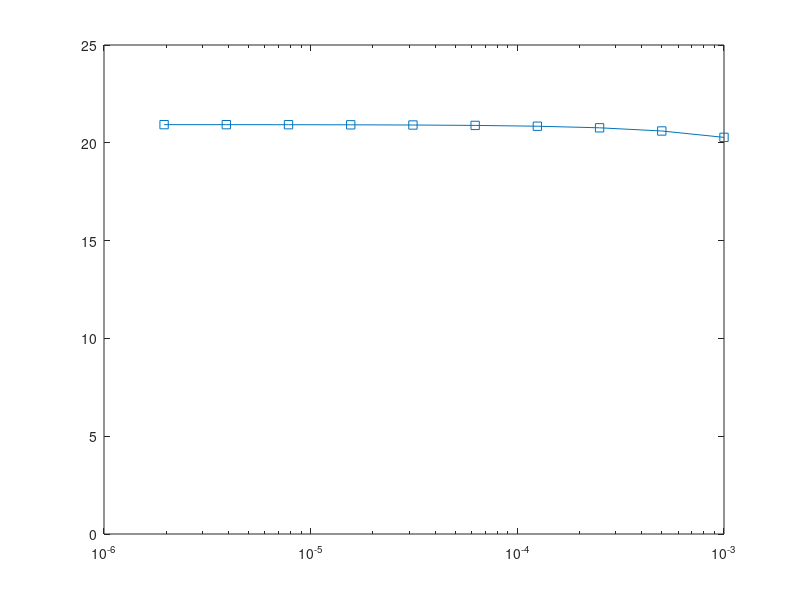

Write MATLAB code to recreate this figure.
function testSubProdCalc
glob.maxIts = 500000;
glob.wd = zeros(glob.maxIts,1);
glob.strata = zeros(glob.maxIts,1);
glob.deltaT = 0.001;
glob.initWD = 0;
glob.subRate = 1000;
glob.prodRate = 500;
glob.prodDepthAdjust = 1;
glob.SLPeriod1 = 0;
glob.SLAmp1 = 0;
glob.SLPeriod2 = 0;
glob.SLAmp2 = 0;
glob.SL = zeros(glob.maxIts,1);
glob.surfaceLight = 2000;
glob.extinctionCoeff = 0.075;
glob.saturatingLight = 300;

totalThick = zeros(20,2);
subTimeStep = glob.deltaT;
modelRun = 1;

i=1:100;
prodDepthPlot(i,1) = tanh((glob.surfaceLight * exp(-glob.extinctionCoeff * i))/ glob.saturatingLight) * glob.prodRate;
plot(prodDepthPlot);
axis ij;

goOnGoOn = input('Continue...');

while subTimeStep > 0.000001 && modelRun <= 20

    prodRate = glob.prodRate * subTimeStep;
    subRate = glob.subRate * subTimeStep;
    glob.strata = zeros(glob.maxIts,1);
    glob.wd = zeros(glob.maxIts,1);
    glob.wd(1) = 10.0;
    prodSum = 0;
    
    emt = 0.0;
    totalIterations =  0.10 / subTimeStep;
    iteration = 2;
    %if totalIterations > glob.maxIts fprintf('More than %d iterations\n',glob.maxIts); break;end
        
    fprintf('Run %d sub time step %8.7f total iterations %d ... ', modelRun, subTimeStep, totalIterations);
    
    while iteration < totalIterations

        % Calculate the elapsed model time
        emt = subTimeStep * iteration;
        glob.wd(iteration) = glob.wd(iteration-1) + subRate;

        % Bosscher and Schlager production variation with water depth
        if (glob.wd(iteration) > 0.0)
            glob.prodDepthAdjust = tanh((glob.surfaceLight * exp(-glob.extinctionCoeff * glob.wd(iteration)))/ glob.saturatingLight);
        else
            glob.prodDepthAdjust = 0;
        end

        % Set production to depth and neighbour-adjusted rate for this
        % facies. Note that faciesProdAdjust is calculated in calculateFaciesCA
        prod = prodRate * glob.prodDepthAdjust;

        if prod > glob.wd(iteration) % if production > accommodation set prod=accommodation
            prod = glob.wd(iteration);
        end
        
        prodSum = prodSum + prod;
        %fprintf('WD %5.4f Production %5.4f \n', glob.wd(iteration), prod);
        
        % Decrease WD by amount of production
        glob.wd(iteration) = glob.wd(iteration) - prod;

        % Record the production as thickness in the strata array
        glob.strata(iteration) = glob.strata(iteration-1) + prod;
        
        iteration = iteration + 1;
    end
    
    totalThick(modelRun,1) = prodSum;
    totalThick(modelRun,2) = subTimeStep;
    fprintf('Total thickness %3.2f\n', totalThick(modelRun));
    subTimeStep = subTimeStep / 2.0;
    modelRun = modelRun + 1;
end

%totalThick(modelRun:20) = [];
totalThick

graph1 = semilogx(totalThick(:,2), totalThick(:,1), 'marker', 'square');
%axis(graph1, 'GridLineStyle','--');


  


